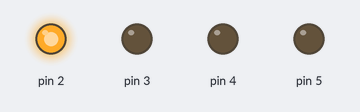
This sketch was run on a simulated Arduino Uno, built with avr-gcc and run on an emulated ATmega328P. Shown: output pins drawn as LEDs (lit = HIGH).

Above: at 0.5 s.
At 2.5 s:
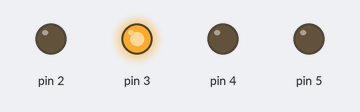
At 6.5 s:
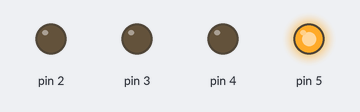
At 10.5 s:
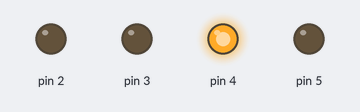
At 19.5 s:
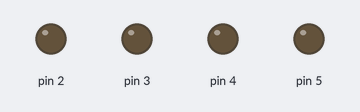
Timing chart, 0 to 20.8 s (numbered marks = the images above):
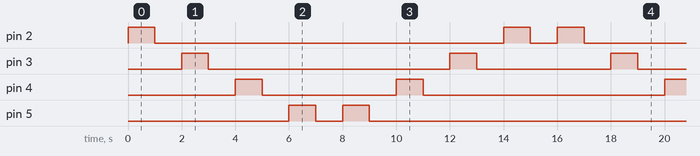

Measured:
- by itself, pin 2: repeats every 16.0 s: LOW 13.0 s, HIGH 1.0 s, LOW 1.0 s, HIGH 1.0 s
- by itself, pin 3: repeats every 16.0 s: LOW 9.0 s, HIGH 1.0 s, LOW 5.0 s, HIGH 1.0 s
- by itself, pin 4: repeats every 16.0 s: LOW 5.0 s, HIGH 1.0 s, LOW 9.0 s, HIGH 1.0 s
- by itself, pin 5: repeats every 16.0 s: LOW 1.0 s, HIGH 1.0 s, LOW 13.0 s, HIGH 1.0 s

The sketch:

metodo_for_de_carga.ino
```cpp
 int tiempo = 1000;               // Variable tiempo 150 milisegundos
int pin;                        // variable pin

void setup()

{
  for(pin = 2; pin <= 5; pin++)    // aqui agregamos el ciclo for, pines a utilizar 0,1,2,3,4
{
    pinMode(pin, OUTPUT);          // pines del arduino 0,1,2,3,4 se configuran como salida
  }
}

void loop()                       // Empesamos con el secuencial con leds

{
  for(pin = 2; pin <= 5; pin++)   // los leds se encenderan y apagaran de a uno en forma creciente
{
      digitalWrite(pin, HIGH);    // los leds se encienden
      delay(tiempo);
      digitalWrite(pin, LOW);     // los leds se apagan
      delay(tiempo);
 }

   for(pin = 5; pin >= 2; pin--)    // los leds se encenderan y apagaran de a uno en forma decreciente
{
      digitalWrite(pin, HIGH);      // los leds se encienden
      delay(tiempo);
      digitalWrite(pin, LOW);       // los leds se apagan
      delay(tiempo);
 }

}
```
